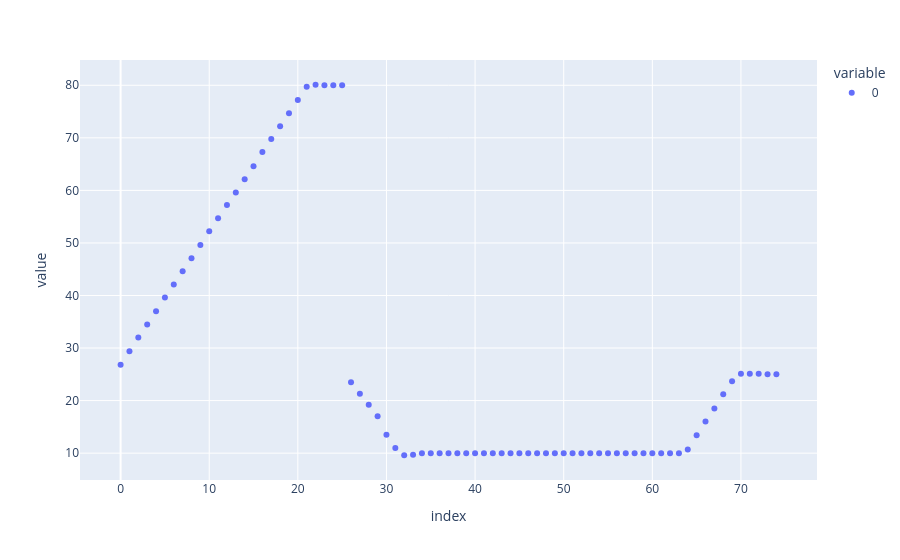

Source (notebook cell):
### Markdown cell above
#### PDI comparison

### Code cell
px.scatter(Exp292_12_10C.get_T_profile())

### Figure 1 — Plotly figure (JSON) as saved in the notebook; plotly's stock layout.template omitted (floating-point values rounded to 4 significant figures)
{"data": [{"hovertemplate": "variable=0<br>index=%{x}<br>value=%{y}<extra></extra>", "legendgroup": "0", "marker": {"color": "#636efa", "symbol": "circle"}, "mode": "markers", "name": "0", "orientation": "v", "showlegend": true, "type": "scatter", "x": [0, 1, 2, 3, 4, 5, 6, 7, 8, 9, 10, 11, 12, 13, 14, 15, 16, 17, 18, 19, 20, 21, 22, 23, 24, 25, 26, 27, 28, 29, 30, 31, 32, 33, 34, 35, 36, 37, 38, 39, 40, 41, 42, 43, 44, 45, 46, 47, 48, 49, 50, 51, 52, 53, 54, 55, 56, 57, 58, 59, 60, 61, 62, 63, 64, 65, 66, 67, 68, 69, 70, 71, 72, 73, 74], "xaxis": "x", "y": [26.8, 29.4, 32.0, 34.5, 37.0, 39.6, 42.1, 44.6, 47.1, 49.6, 52.2, 54.7, 57.2, 59.6, 62.1, 64.6, 67.3, 69.8, 72.2, 74.7, 77.2, 79.7, 80.1, 80.0, 80.0, 80.0, 23.5, 21.3, 19.2, 17.0, 13.5, 11.0, 9.6, 9.7, 10.0, 10.0, 10.0, 10.0, 10.0, 10.0, 10.0, 10.0, 10.0, 10.0, 10.0, 10.0, 10.0, 10.0, 10.0, 10.0, 10.0, 10.0, 10.0, 10.0, 10.0, 10.0, 10.0, 10.0, 10.0, 10.0, 10.0, 10.0, 10.0, 10.0, 10.7, 13.4, 16.0, 18.5, 21.2, 23.7, 25.1, 25.1, 25.1, 25.0, 25.0], "yaxis": "y"}], "layout": {"legend": {"title": {"text": "variable"}, "tracegroupgap": 0}, "margin": {"t": 60}, "xaxis": {"anchor": "y", "domain": [0, 1], "title": {"text": "index"}}, "yaxis": {"anchor": "x", "domain": [0, 1], "title": {"text": "value"}}}}
